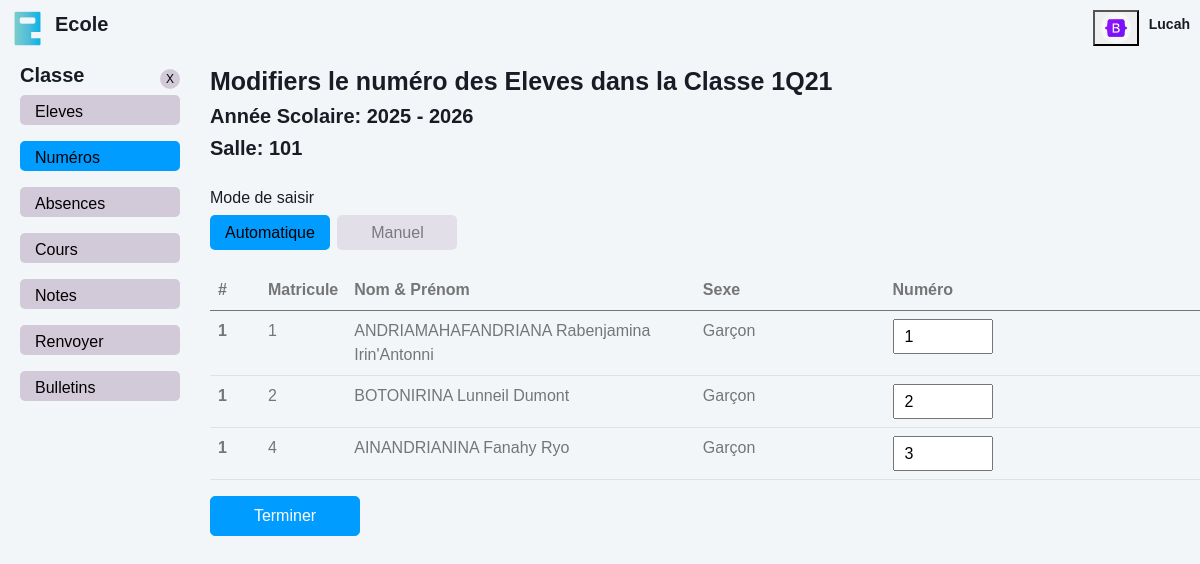
The app's page /classes/numbers.php?id=3 (signed in) with its own data.
### tables this page shows
CREATE TABLE `responsable` (
  `responsable_id` int(10) NOT NULL AUTO_INCREMENT,
  `nom_responsable` varchar(100) NOT NULL,
  `prenom_responsable` varchar(100) NOT NULL,
  `username` varchar(100) NOT NULL,
  `password` varchar(100) DEFAULT NULL,
  `compte` varchar(100) NOT NULL,
  `image` varchar(100) DEFAULT NULL,
  PRIMARY KEY (`responsable_id`),
  UNIQUE KEY `username` (`username`)
);

CREATE TABLE `classes` (
  `classe_id` int(10) NOT NULL AUTO_INCREMENT,
  `nom_classe` varchar(100) NOT NULL,
  `niveau` varchar(50) DEFAULT NULL,
  `annee_debut` year(4) DEFAULT NULL,
  `annee_fin` year(4) DEFAULT NULL,
  `salle` varchar(50) DEFAULT NULL,
  PRIMARY KEY (`classe_id`)
);

CREATE TABLE `eleves` (
  `eleve_id` int(10) NOT NULL AUTO_INCREMENT,
  `numero` int(10) DEFAULT NULL,
  `nom_eleve` varchar(100) DEFAULT NULL,
  `prenom_eleve` varchar(100) DEFAULT NULL,
  `sexe_eleve` varchar(50) DEFAULT NULL,
  `date_naissance` date DEFAULT NULL,
  `lieu_naissance` varchar(50) DEFAULT NULL,
  `status` varchar(50) DEFAULT NULL,
  `adresse` varchar(50) DEFAULT NULL,
  `tel_eleve` varchar(50) DEFAULT NULL,
  `etablissement_orign` varchar(50) DEFAULT NULL,
  `annee_scolaire` varchar(50) DEFAULT NULL,
  `date_inscrit` date DEFAULT NULL,
  `nom_pere` varchar(100) DEFAULT NULL,
  `profession_pere` varchar(50) DEFAULT NULL,
  `tel_pere` varchar(50) DEFAULT NULL,
  `nom_mere` varchar(100) DEFAULT NULL,
  `profession_mere` varchar(50) DEFAULT NULL,
  `tel_mere` varchar(50) DEFAULT NULL,
  `nom_tuteur` varchar(100) DEFAULT NULL,
  `profession_tuteur` varchar(50) DEFAULT NULL,
  `tel_tuteur` varchar(50) DEFAULT NULL,
  `classe_id` int(10) DEFAULT NULL,
  PRIMARY KEY (`eleve_id`),
  KEY `classe_id` (`classe_id`)
);

### classes/numbers.php (the view, shortened to what this page needs)
<?php
    require "../back/database.php";
    $id_classe = isset($_GET['id']) ? (int) $_GET['id'] : 0;
    $sql_classes = "SELECT * FROM classes WHERE classe_id = ? ";
    $stmt_classes = $pdo->prepare($sql_classes);
    $stmt_classes->execute([$id_classe]);
    $classes = $stmt_classes->fetchAll();
    $sql_eleves = "SELECT eleve_id,  numero, nom_eleve, prenom_eleve, sexe_eleve FROM eleves WHERE classe_id = ? ORDER BY eleve_id ASC";
    $stmt_eleves = $pdo->prepare($sql_eleves);
    $stmt_eleves->execute([$id_classe]);
    $eleves = $stmt_eleves->fetchAll();
     $sql_compte = "SELECT image FROM responsable WHERE responsable_id = ?";
     $stmt_compte = $pdo->prepare($sql_compte);
     $stmt_compte->execute([$_SESSION['responsable_id']]);
     $comptes = $stmt_compte->fetchAll();
?>
<!DOCTYPE html>
<html lang="en">
<head>
    <link href="../assets/css/bootstrap.min.css" rel="stylesheet">
    <link href="../assets/css/style.css" rel="stylesheet">
</head>
<body>
    <nav class="navbar navbar-expand sticky-top" style="display: flex; justify-content: space-between; margin: 0; padding: 10px">
        <a  href="./home.php" class="text-primary" style="display: flex; gap: 10px; align-items: center">
            <img src="../assets/img/logo-ecole.png" alt="logo" style="width: 35px">
            <h3 style="font-size: 20px">Ecole</h3>
        </a>
        <div class="menu">
            <?php foreach ( $comptes as $compte ): ?>
                <button class="btn-menu" id="menu">
                    <?php if (!empty($compte['image'])): ?>
                        <img src="../assets/img/<?= $compte['image'] ?>" alt="Image" width="25">
                    <?php else: ?>
                        M
                    <?php endif; ?>
                </button>
            <?php endforeach; ?>
        <div class="menu-name">
                <h4><?= $_SESSION['username'] ?></h4>
        </div>
        </div>
    </nav>
    <div class="container-xxl position-relative d-flex p-0" style="margin-top: 100px;">
        <div class="sidebar" style="width: 200px; padding: 0 20px; " >
            <nav class="navbar bg-light">
                <div class="navbar-nav w-100" style="margin-top: 25px">
                    <div class="nav-top">
                        <div class="nav-l">
                            <h3>Classe</h3>
                        </div>
                        <div class="nav-r">
                            <a class="df-jc-ac" href="./">X</a>
                        </div>
                    </div>
                    <ul>
                        <li>
                            <a href="./eleves.php?id=<?php echo $id_classe ?>" class="nav-link ">Eleves</a>
                        </li>
                        <li>
                            <a href="./numbers.php?id=<?php echo $id_classe ?>" class="nav-link active">Numéros</a>
                        </li>
                        <li>
                            <a href="./absences.php?id=<?php echo $id_classe ?>" class="nav-link">Absences</a>
                        </li>
                        <li>
                            <a href="./cours.php?id=<?php echo $id_classe ?>" class="nav-link">Cours</a>
                        </li>
                        <li>
                            <a href="./notes.html" class="nav-link">Notes</a>
                        </li>
                        <li>
                            <a href="./renvoyer.html" class="nav-link">Renvoyer</a>
                        </li>
                        <li>
                            <a href="index.php" class="nav-link">Bulletins</a>
                        </li>
                    </ul>
                </div>
            </nav>
        </div>
        <div class="col-right">
            <?php if (count($classes) > 0):  ?>
                <div class="tp">
                    <div class="col-classe-l">
                        <?php foreach ( $classes as $classe ): ?>
                            <h1>Modifiers le numéro des Eleves dans la Classe <?php echo $classe['nom_classe'] ?></h1>
                            <h3>Année Scolaire: <?php echo $classe['annee_debut'] ?> - <?php echo $classe['annee_fin'] ?> </h3>
                            <h3>Salle: <?php echo $classe['salle'] ?></h3>
                        <?php endforeach; ?>
                    </div>
                </div>
                <div id="carouselExampleIndicators" class="carousel" >
                    <h3 style="font-size: 16px; font-weight: 500">Mode de saisir</h3>
                    <div class="carousel-indicators">
                        <button type="button" data-bs-target="#carouselExampleIndicators" data-bs-slide-to="0" class="active" aria-current="true" aria-label="Slide 1">Automatique</button>
                        <button type="button" data-bs-target="#carouselExampleIndicators" data-bs-slide-to="1" class="" aria-label="Slide 2">Manuel</button>
                    </div>
                <div class="bd">
                    <?php if (count($eleves) > 0):  ?>
                        <div class="carousel-inner">
                                <div class="carousel-item active">
                                    <form action="../back/eleves/editNumeros.php?id=<?= $id_classe ?>" method="POST" class="d-block w-100 auto">
                                    <table class="table table-hover">
                                        <thead>
                                            <tr>
                                                <th class="col">#</th>
                                                <th class="col">Matricule</th>
                                                <th class="col">Nom & Prénom</th>
                                                <th class="col">Sexe</th>
                                                <th class="col">Numéro</th>
                                            </tr>
                                        </thead>
                                        <tbody>
                                            <?php foreach ( $eleves as $eleve ): ?>
                                                <tr>
                                                    <th scope="row">
                                                    1
                                                    </th>
                                                    <td>
                                                        <?php echo $eleve['eleve_id'] ?>
                                                    </td>
                                                    <td>
                                                        <?php echo $eleve['nom_eleve'] ?>
                                                        <?php echo $eleve['prenom_eleve'] ?>
                                                    </td>
                                                    <td>
                                                        <?php echo $eleve['sexe_eleve'] ?>
                                                    </td>
                                                    <td>
                                                        <input type="number" class="input" name="numbers[<?= $eleve['eleve_id'] ?>]" value="<?= $eleve['numero'] ?>">
                                                    </td>
                                                </tr>
                                            <?php endforeach; ?>
                                        </tbody>
                                    </table>
                                    <div class="submit">
                                        <button type="submit" href="./print-classe.html" class="btn btn-primary" name="modifier">Terminer</button>
                                    </div>
                                    </form>
                                </div>
                        </div>
                    <?php else: ?>
                        <h5>Aucun élève trouvé</h5>
                    <?php endif; ?>
                </div>
            </div>
            <?php else: ?>
                <h5>Aucun classe trouvé</h5>
            <?php endif; ?>
        </div>
    </div>
</body>
</html>

### assets/css/style.css (style rules this page uses)
:root { --primary: #009CFF; --light: #F3F6F9; --dark: #191C24; }
.df-jc-ac { display: flex; justify-content: center; align-items: center; }
.btn { transition: .5s; }
.btn.btn-primary { color: #FFFFFF; }
.sidebar { position: fixed; top: 30px; left: 0; bottom: 0; width: 200px; height: 100vh; overflow-y: auto; transition: 0.5s; z-index: 999; padding: 0 20px; }
@media (min-width: 992px) { .sidebar { margin-left: 0; } }
.navbar .nav-top { display: flex; justify-content: space-between; align-items: center; }
.navbar .nav-top .nav-l h3 { font-size: 20px; font-weight: bold; }
.navbar .nav-top .nav-r a { width: 20px; height: 20px; background: #d3cad9; border-radius: 50%; color: #000; text-decoration: none; font-size: 12px; }
.navbar.navbar-expand .menu { display: flex; align-items: center; gap: 10px; }
.navbar.navbar-expand .menu button.btn-menu img { width: 30px; height: 30px; border-radius: 50%; }
.navbar.navbar-expand .menu .menu-name { height: 25px; display: flex; }
.navbar.navbar-expand .menu .menu-name h4 { font-size: 14px; }
.sidebar .navbar-nav ul { list-style: none; padding-left: 0; }
.sidebar .navbar-nav .nav-link { height: 30px; padding: 5px 15px; color: #000; font-weight: 500; outline: none; background: #d3cad9; margin-bottom: 1rem; border-radius: 5px; }
.sidebar .navbar-nav .nav-link:hover, .sidebar .navbar-nav .nav-link.active { background: #009CFF; }
.col-right { position: relative; width: 83%; top: -90px; left: 210px; }
.tp { display: flex; justify-content: space-between; }
.bd { margin-top: 20px; }
.col-classe-l h1 { font-size: 25px; }
.col-classe-l h3 { font-size: 20px; }
.bd table tbody tr td input { width: 100px; height: 35px; padding: 5px 10px; }
.carousel { margin-top: 20px; }
.carousel-item { transition: 1s ease-in-out; }
.carousel-indicators { position: relative; display: block; margin-left: 0; margin-right: 0; }
.carousel-indicators [data-bs-target] { width: 120px; height: 35px; padding: 5px 10px; margin-left: 0; text-indent: 0rem; background: #d3cad9; box-sizing: border-box; border-top: 0; border-bottom: 0; border-radius: 5px; }
.carousel-indicators [data-bs-target].active, .carousel-indicators [data-bs-target]:hover { background: #009CFF; }
.manuel .submit button, .auto .submit button { width: 150px; height: 40px; background: #009CFF; }

### classes/numbers.php (style rules this page uses)
table th:nth-child(1), table td:nth-child(1) { width: 50px; }
table th:nth-child(2), table td:nth-child(2) { width: 1%; }
table th:nth-child(3), table td:nth-child(3) { width: 35%; }

### records on screen
responsable: image (picture)
classes: nom_classe "1Q21", annee_debut "2025", annee_fin "2026", salle "101"
eleves: eleve_id "1", nom_eleve "ANDRIAMAHAFANDRIANA", prenom_eleve "Rabenjamina Irin'Antonni", sexe_eleve "Garçon", eleve_id+numero "1"
eleves: eleve_id "2", nom_eleve "BOTONIRINA", prenom_eleve "Lunneil Dumont", sexe_eleve "Garçon", eleve_id+numero "2"
eleves: eleve_id "4", nom_eleve "AINANDRIANINA", prenom_eleve "Fanahy Ryo", sexe_eleve "Garçon", numero "3"

### other values on screen
$_SESSION['username'] "Lucah"
